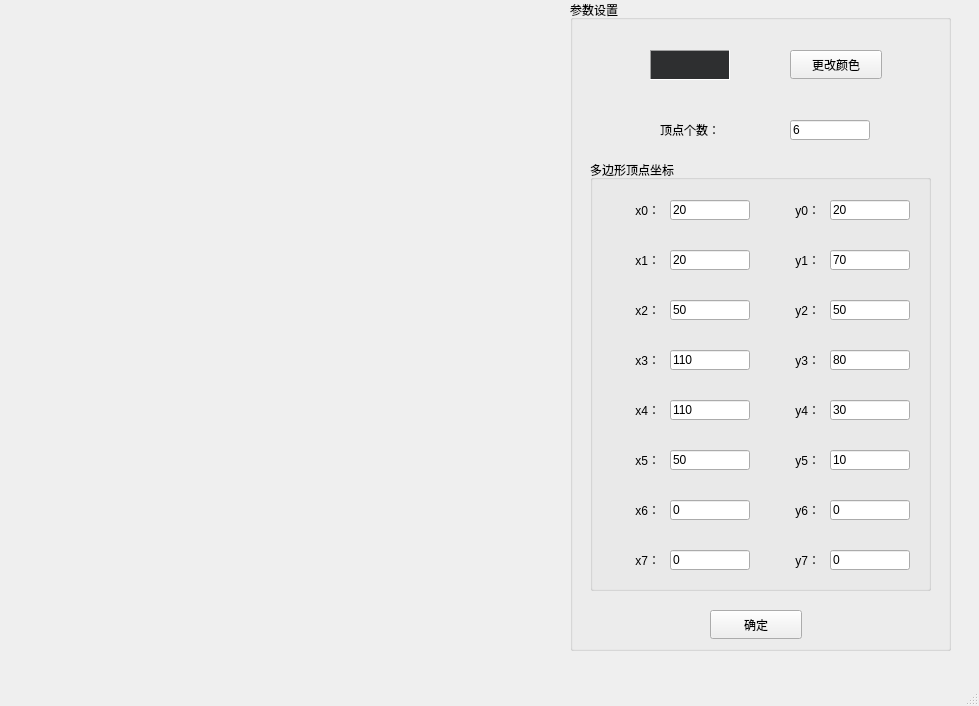
<?xml version="1.0" encoding="UTF-8"?>
<ui version="4.0">
 <class>MainWindow</class>
 <widget class="QMainWindow" name="MainWindow">
  <property name="geometry">
   <rect>
    <x>0</x>
    <y>0</y>
    <width>979</width>
    <height>706</height>
   </rect>
  </property>
  <property name="windowTitle">
   <string>多边形：边标志多边形填充算法</string>
  </property>
  <widget class="QWidget" name="centralwidget">
   <widget class="QGroupBox" name="groupBox_set">
    <property name="geometry">
     <rect>
      <x>570</x>
      <y>0</y>
      <width>381</width>
      <height>651</height>
     </rect>
    </property>
    <property name="title">
     <string>参数设置</string>
    </property>
    <widget class="QFrame" name="frame_color">
     <property name="geometry">
      <rect>
       <x>80</x>
       <y>50</y>
       <width>80</width>
       <height>30</height>
      </rect>
     </property>
     <property name="palette">
      <palette>
       <active>
        <colorrole role="WindowText">
         <brush brushstyle="SolidPattern">
          <color alpha="255">
           <red>0</red>
           <green>0</green>
           <blue>255</blue>
          </color>
         </brush>
        </colorrole>
        <colorrole role="Text">
         <brush brushstyle="SolidPattern">
          <color alpha="255">
           <red>0</red>
           <green>0</green>
           <blue>255</blue>
          </color>
         </brush>
        </colorrole>
        <colorrole role="Base">
         <brush brushstyle="SolidPattern">
          <color alpha="255">
           <red>0</red>
           <green>0</green>
           <blue>255</blue>
          </color>
         </brush>
        </colorrole>
        <colorrole role="Window">
         <brush brushstyle="SolidPattern">
          <color alpha="255">
           <red>0</red>
           <green>0</green>
           <blue>255</blue>
          </color>
         </brush>
        </colorrole>
        <colorrole role="Link">
         <brush brushstyle="SolidPattern">
          <color alpha="255">
           <red>0</red>
           <green>0</green>
           <blue>255</blue>
          </color>
         </brush>
        </colorrole>
       </active>
       <inactive>
        <colorrole role="WindowText">
         <brush brushstyle="SolidPattern">
          <color alpha="255">
           <red>208</red>
           <green>208</green>
           <blue>208</blue>
          </color>
         </brush>
        </colorrole>
        <colorrole role="Text">
         <brush brushstyle="SolidPattern">
          <color alpha="255">
           <red>208</red>
           <green>208</green>
           <blue>208</blue>
          </color>
         </brush>
        </colorrole>
        <colorrole role="Base">
         <brush brushstyle="SolidPattern">
          <color alpha="255">
           <red>46</red>
           <green>47</green>
           <blue>48</blue>
          </color>
         </brush>
        </colorrole>
        <colorrole role="Window">
         <brush brushstyle="SolidPattern">
          <color alpha="255">
           <red>46</red>
           <green>47</green>
           <blue>48</blue>
          </color>
         </brush>
        </colorrole>
        <colorrole role="Link">
         <brush brushstyle="SolidPattern">
          <color alpha="255">
           <red>0</red>
           <green>122</green>
           <blue>244</blue>
          </color>
         </brush>
        </colorrole>
       </inactive>
       <disabled>
        <colorrole role="WindowText">
         <brush brushstyle="SolidPattern">
          <color alpha="96">
           <red>164</red>
           <green>166</green>
           <blue>168</blue>
          </color>
         </brush>
        </colorrole>
        <colorrole role="Text">
         <brush brushstyle="SolidPattern">
          <color alpha="96">
           <red>164</red>
           <green>166</green>
           <blue>168</blue>
          </color>
         </brush>
        </colorrole>
        <colorrole role="Base">
         <brush brushstyle="SolidPattern">
          <color alpha="255">
           <red>0</red>
           <green>0</green>
           <blue>255</blue>
          </color>
         </brush>
        </colorrole>
        <colorrole role="Window">
         <brush brushstyle="SolidPattern">
          <color alpha="255">
           <red>0</red>
           <green>0</green>
           <blue>255</blue>
          </color>
         </brush>
        </colorrole>
        <colorrole role="Link">
         <brush brushstyle="SolidPattern">
          <color alpha="255">
           <red>0</red>
           <green>122</green>
           <blue>244</blue>
          </color>
         </brush>
        </colorrole>
       </disabled>
      </palette>
     </property>
     <property name="autoFillBackground">
      <bool>true</bool>
     </property>
     <property name="frameShape">
      <enum>QFrame::Panel</enum>
     </property>
     <property name="frameShadow">
      <enum>QFrame::Sunken</enum>
     </property>
    </widget>
    <widget class="QPushButton" name="pushButton_color">
     <property name="geometry">
      <rect>
       <x>220</x>
       <y>50</y>
       <width>92</width>
       <height>29</height>
      </rect>
     </property>
     <property name="text">
      <string>更改颜色</string>
     </property>
    </widget>
    <widget class="QPushButton" name="pushButton_ok">
     <property name="geometry">
      <rect>
       <x>140</x>
       <y>610</y>
       <width>92</width>
       <height>29</height>
      </rect>
     </property>
     <property name="text">
      <string>确定</string>
     </property>
    </widget>
    <widget class="QLabel" name="label">
     <property name="geometry">
      <rect>
       <x>90</x>
       <y>120</y>
       <width>69</width>
       <height>20</height>
      </rect>
     </property>
     <property name="text">
      <string>顶点个数：</string>
     </property>
    </widget>
    <widget class="QLineEdit" name="lineEdit_n">
     <property name="geometry">
      <rect>
       <x>220</x>
       <y>120</y>
       <width>80</width>
       <height>20</height>
      </rect>
     </property>
     <property name="text">
      <string>6</string>
     </property>
    </widget>
    <widget class="QGroupBox" name="groupBox_nodeList">
     <property name="geometry">
      <rect>
       <x>20</x>
       <y>160</y>
       <width>341</width>
       <height>431</height>
      </rect>
     </property>
     <property name="title">
      <string>多边形顶点坐标</string>
     </property>
     <widget class="QLineEdit" name="lineEdit_x0">
      <property name="geometry">
       <rect>
        <x>80</x>
        <y>40</y>
        <width>80</width>
        <height>20</height>
       </rect>
      </property>
      <property name="text">
       <string>20</string>
      </property>
     </widget>
     <widget class="QLabel" name="label_x0">
      <property name="geometry">
       <rect>
        <x>20</x>
        <y>40</y>
        <width>50</width>
        <height>20</height>
       </rect>
      </property>
      <property name="text">
       <string>x0：</string>
      </property>
      <property name="alignment">
       <set>Qt::AlignRight|Qt::AlignTrailing|Qt::AlignVCenter</set>
      </property>
     </widget>
     <widget class="QLabel" name="label_y0">
      <property name="geometry">
       <rect>
        <x>180</x>
        <y>40</y>
        <width>50</width>
        <height>20</height>
       </rect>
      </property>
      <property name="text">
       <string>y0：</string>
      </property>
      <property name="alignment">
       <set>Qt::AlignRight|Qt::AlignTrailing|Qt::AlignVCenter</set>
      </property>
     </widget>
     <widget class="QLineEdit" name="lineEdit_y0">
      <property name="geometry">
       <rect>
        <x>240</x>
        <y>40</y>
        <width>80</width>
        <height>20</height>
       </rect>
      </property>
      <property name="text">
       <string>20</string>
      </property>
     </widget>
     <widget class="QLabel" name="label_x1_5">
      <property name="geometry">
       <rect>
        <x>180</x>
        <y>90</y>
        <width>50</width>
        <height>20</height>
       </rect>
      </property>
      <property name="text">
       <string>y1：</string>
      </property>
      <property name="alignment">
       <set>Qt::AlignRight|Qt::AlignTrailing|Qt::AlignVCenter</set>
      </property>
     </widget>
     <widget class="QLineEdit" name="lineEdit_y1">
      <property name="geometry">
       <rect>
        <x>240</x>
        <y>90</y>
        <width>80</width>
        <height>20</height>
       </rect>
      </property>
      <property name="text">
       <string>70</string>
      </property>
     </widget>
     <widget class="QLabel" name="label_x1">
      <property name="geometry">
       <rect>
        <x>20</x>
        <y>90</y>
        <width>50</width>
        <height>20</height>
       </rect>
      </property>
      <property name="text">
       <string>x1：</string>
      </property>
      <property name="alignment">
       <set>Qt::AlignRight|Qt::AlignTrailing|Qt::AlignVCenter</set>
      </property>
     </widget>
     <widget class="QLineEdit" name="lineEdit_x1">
      <property name="geometry">
       <rect>
        <x>80</x>
        <y>90</y>
        <width>80</width>
        <height>20</height>
       </rect>
      </property>
      <property name="text">
       <string>20</string>
      </property>
     </widget>
     <widget class="QLabel" name="label_x1_7">
      <property name="geometry">
       <rect>
        <x>180</x>
        <y>140</y>
        <width>50</width>
        <height>20</height>
       </rect>
      </property>
      <property name="text">
       <string>y2：</string>
      </property>
      <property name="alignment">
       <set>Qt::AlignRight|Qt::AlignTrailing|Qt::AlignVCenter</set>
      </property>
     </widget>
     <widget class="QLineEdit" name="lineEdit_y2">
      <property name="geometry">
       <rect>
        <x>240</x>
        <y>140</y>
        <width>80</width>
        <height>20</height>
       </rect>
      </property>
      <property name="text">
       <string>50</string>
      </property>
     </widget>
     <widget class="QLabel" name="label_x1_8">
      <property name="geometry">
       <rect>
        <x>20</x>
        <y>140</y>
        <width>50</width>
        <height>20</height>
       </rect>
      </property>
      <property name="text">
       <string>x2：</string>
      </property>
      <property name="alignment">
       <set>Qt::AlignRight|Qt::AlignTrailing|Qt::AlignVCenter</set>
      </property>
     </widget>
     <widget class="QLineEdit" name="lineEdit_x2">
      <property name="geometry">
       <rect>
        <x>80</x>
        <y>140</y>
        <width>80</width>
        <height>20</height>
       </rect>
      </property>
      <property name="text">
       <string>50</string>
      </property>
     </widget>
     <widget class="QLabel" name="label_x1_9">
      <property name="geometry">
       <rect>
        <x>180</x>
        <y>190</y>
        <width>50</width>
        <height>20</height>
       </rect>
      </property>
      <property name="text">
       <string>y3：</string>
      </property>
      <property name="alignment">
       <set>Qt::AlignRight|Qt::AlignTrailing|Qt::AlignVCenter</set>
      </property>
     </widget>
     <widget class="QLineEdit" name="lineEdit_y3">
      <property name="geometry">
       <rect>
        <x>240</x>
        <y>190</y>
        <width>80</width>
        <height>20</height>
       </rect>
      </property>
      <property name="text">
       <string>80</string>
      </property>
     </widget>
     <widget class="QLabel" name="label_x1_10">
      <property name="geometry">
       <rect>
        <x>20</x>
        <y>190</y>
        <width>50</width>
        <height>20</height>
       </rect>
      </property>
      <property name="text">
       <string>x3：</string>
      </property>
      <property name="alignment">
       <set>Qt::AlignRight|Qt::AlignTrailing|Qt::AlignVCenter</set>
      </property>
     </widget>
     <widget class="QLineEdit" name="lineEdit_x3">
      <property name="geometry">
       <rect>
        <x>80</x>
        <y>190</y>
        <width>80</width>
        <height>20</height>
       </rect>
      </property>
      <property name="text">
       <string>110</string>
      </property>
     </widget>
     <widget class="QLabel" name="label_x1_11">
      <property name="geometry">
       <rect>
        <x>180</x>
        <y>240</y>
        <width>50</width>
        <height>20</height>
       </rect>
      </property>
      <property name="text">
       <string>y4：</string>
      </property>
      <property name="alignment">
       <set>Qt::AlignRight|Qt::AlignTrailing|Qt::AlignVCenter</set>
      </property>
     </widget>
     <widget class="QLineEdit" name="lineEdit_y4">
      <property name="geometry">
       <rect>
        <x>240</x>
        <y>240</y>
        <width>80</width>
        <height>20</height>
       </rect>
      </property>
      <property name="text">
       <string>30</string>
      </property>
     </widget>
     <widget class="QLabel" name="label_x1_12">
      <property name="geometry">
       <rect>
        <x>20</x>
        <y>240</y>
        <width>50</width>
        <height>20</height>
       </rect>
      </property>
      <property name="text">
       <string>x4：</string>
      </property>
      <property name="alignment">
       <set>Qt::AlignRight|Qt::AlignTrailing|Qt::AlignVCenter</set>
      </property>
     </widget>
     <widget class="QLineEdit" name="lineEdit_x4">
      <property name="geometry">
       <rect>
        <x>80</x>
        <y>240</y>
        <width>80</width>
        <height>20</height>
       </rect>
      </property>
      <property name="text">
       <string>110</string>
      </property>
     </widget>
     <widget class="QLabel" name="label_x1_13">
      <property name="geometry">
       <rect>
        <x>180</x>
        <y>290</y>
        <width>50</width>
        <height>20</height>
       </rect>
      </property>
      <property name="text">
       <string>y5：</string>
      </property>
      <property name="alignment">
       <set>Qt::AlignRight|Qt::AlignTrailing|Qt::AlignVCenter</set>
      </property>
     </widget>
     <widget class="QLineEdit" name="lineEdit_y5">
      <property name="geometry">
       <rect>
        <x>240</x>
        <y>290</y>
        <width>80</width>
        <height>20</height>
       </rect>
      </property>
      <property name="text">
       <string>10</string>
      </property>
     </widget>
     <widget class="QLabel" name="label_x1_14">
      <property name="geometry">
       <rect>
        <x>20</x>
        <y>290</y>
        <width>50</width>
        <height>20</height>
       </rect>
      </property>
      <property name="text">
       <string>x5：</string>
      </property>
      <property name="alignment">
       <set>Qt::AlignRight|Qt::AlignTrailing|Qt::AlignVCenter</set>
      </property>
     </widget>
     <widget class="QLineEdit" name="lineEdit_x5">
      <property name="geometry">
       <rect>
        <x>80</x>
        <y>290</y>
        <width>80</width>
        <height>20</height>
       </rect>
      </property>
      <property name="text">
       <string>50</string>
      </property>
     </widget>
     <widget class="QLabel" name="label_x1_15">
      <property name="geometry">
       <rect>
        <x>180</x>
        <y>340</y>
        <width>50</width>
        <height>20</height>
       </rect>
      </property>
      <property name="text">
       <string>y6：</string>
      </property>
      <property name="alignment">
       <set>Qt::AlignRight|Qt::AlignTrailing|Qt::AlignVCenter</set>
      </property>
     </widget>
     <widget class="QLineEdit" name="lineEdit_y6">
      <property name="geometry">
       <rect>
        <x>240</x>
        <y>340</y>
        <width>80</width>
        <height>20</height>
       </rect>
      </property>
      <property name="text">
       <string>0</string>
      </property>
     </widget>
     <widget class="QLabel" name="label_x1_16">
      <property name="geometry">
       <rect>
        <x>20</x>
        <y>340</y>
        <width>50</width>
        <height>20</height>
       </rect>
      </property>
      <property name="text">
       <string>x6：</string>
      </property>
      <property name="alignment">
       <set>Qt::AlignRight|Qt::AlignTrailing|Qt::AlignVCenter</set>
      </property>
     </widget>
     <widget class="QLineEdit" name="lineEdit_x6">
      <property name="geometry">
       <rect>
        <x>80</x>
        <y>340</y>
        <width>80</width>
        <height>20</height>
       </rect>
      </property>
      <property name="text">
       <string>0</string>
      </property>
     </widget>
     <widget class="QLabel" name="label_x1_17">
      <property name="geometry">
       <rect>
        <x>180</x>
        <y>390</y>
        <width>50</width>
        <height>20</height>
       </rect>
      </property>
      <property name="text">
       <string>y7：</string>
      </property>
      <property name="alignment">
       <set>Qt::AlignRight|Qt::AlignTrailing|Qt::AlignVCenter</set>
      </property>
     </widget>
     <widget class="QLineEdit" name="lineEdit_y7">
      <property name="geometry">
       <rect>
        <x>240</x>
        <y>390</y>
        <width>80</width>
        <height>20</height>
       </rect>
      </property>
      <property name="text">
       <string>0</string>
      </property>
     </widget>
     <widget class="QLabel" name="label_x1_18">
      <property name="geometry">
       <rect>
        <x>20</x>
        <y>390</y>
        <width>50</width>
        <height>20</height>
       </rect>
      </property>
      <property name="text">
       <string>x7：</string>
      </property>
      <property name="alignment">
       <set>Qt::AlignRight|Qt::AlignTrailing|Qt::AlignVCenter</set>
      </property>
     </widget>
     <widget class="QLineEdit" name="lineEdit_x7">
      <property name="geometry">
       <rect>
        <x>80</x>
        <y>390</y>
        <width>80</width>
        <height>20</height>
       </rect>
      </property>
      <property name="text">
       <string>0</string>
      </property>
     </widget>
    </widget>
   </widget>
  </widget>
  <widget class="QMenuBar" name="menubar">
   <property name="geometry">
    <rect>
     <x>0</x>
     <y>0</y>
     <width>979</width>
     <height>21</height>
    </rect>
   </property>
  </widget>
  <widget class="QStatusBar" name="statusbar"/>
 </widget>
 <resources/>
 <connections/>
</ui>
